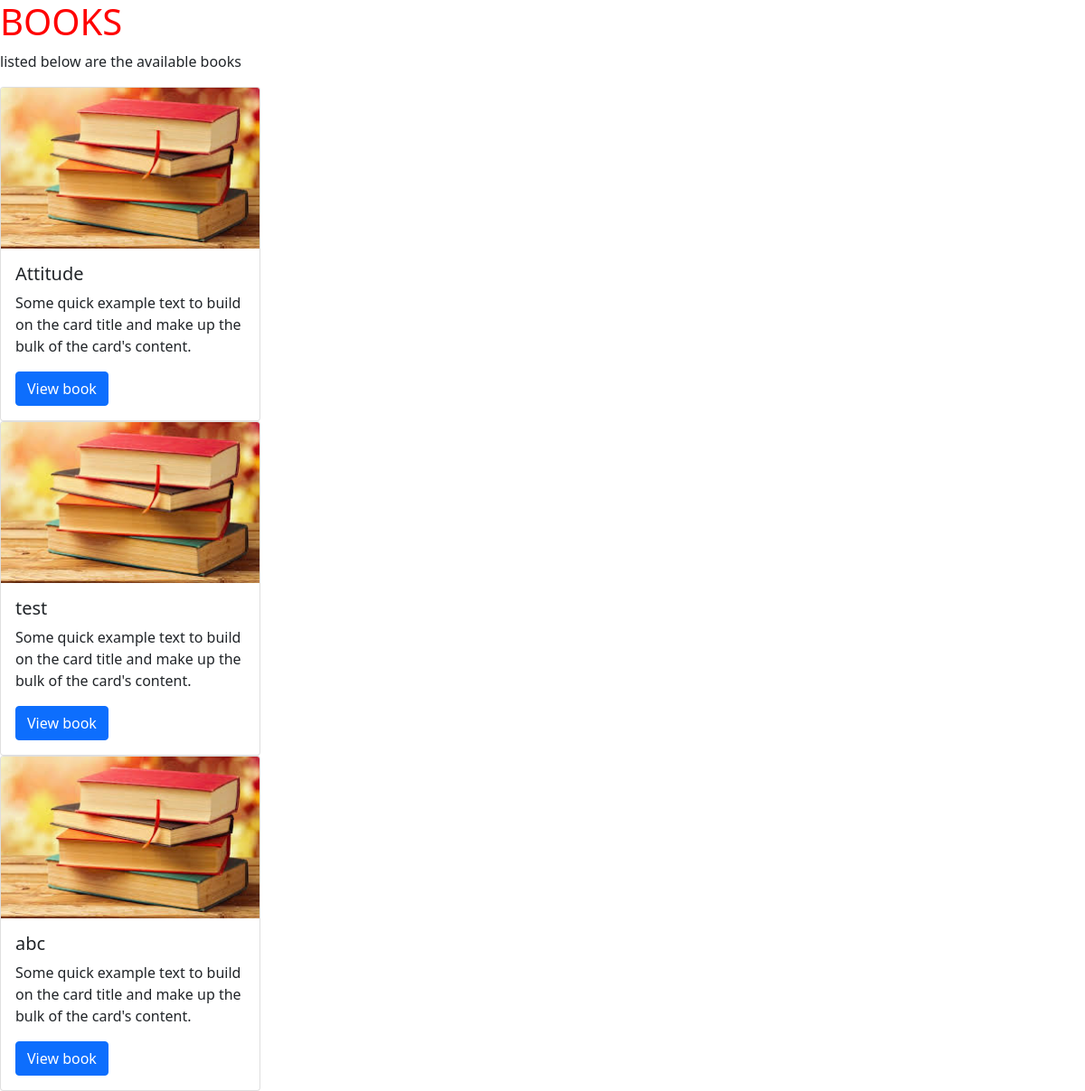
/book/, run on the app's committed database.
### book/models.py (models this page shows, shortened)
class Book(models.Model):
    book_name=models.CharField(max_length=120,unique=True)
    pages=models.IntegerField(default=50)
    price = models.IntegerField(default=50)
    book_image=models.ImageField(upload_to="images")
    author=models.CharField(max_length=120)

### book/views.py (the view)
# urls.py: 2. Add a URL to urlpatterns:  path('', views.home, name='home')
def home(request):
    books=Book.objects.all()
    context={}
    context["books"]=books
    return render(request,"book/index.html",context)

### book/templates/book/index.html (shortened to what this page needs)
<!DOCTYPE html>
{%load static%}
<html lang="en">
<head>
    <link href="https://cdn.jsdelivr.net/npm/bootstrap@5.0.0-beta2/dist/css/bootstrap.min.css" rel="stylesheet">
    <link rel="stylesheet" href="{%static 'css/pricing.css'%}">
</head>
<body>
    <h1>BOOKS</h1>
    <p>listed below are the available books</p>
{%for book in books%}
<div class="card" style="width: 18rem;">
  <img src="{{book.book_image.url}}" class="card-img-top" alt="...">
  <div class="card-body">
    <h5 class="card-title">{{book.book_name}}</h5>
    <p class="card-text">Some quick example text to build on the card title and make up the bulk of the card's content.</p>
    <a href="{%url 'view' book.id%}" class="btn btn-primary">View book</a>
  </div>
</div>
{%endfor%}
</body>
</html>

### book/static/css/pricing.css (style rules this page uses)
h1 { color:red; }

### data on the page
Book: book_image (picture), book_name "Attitude"
Book: book_image (picture), book_name "test"
Book: book_image (picture), book_name "abc"
